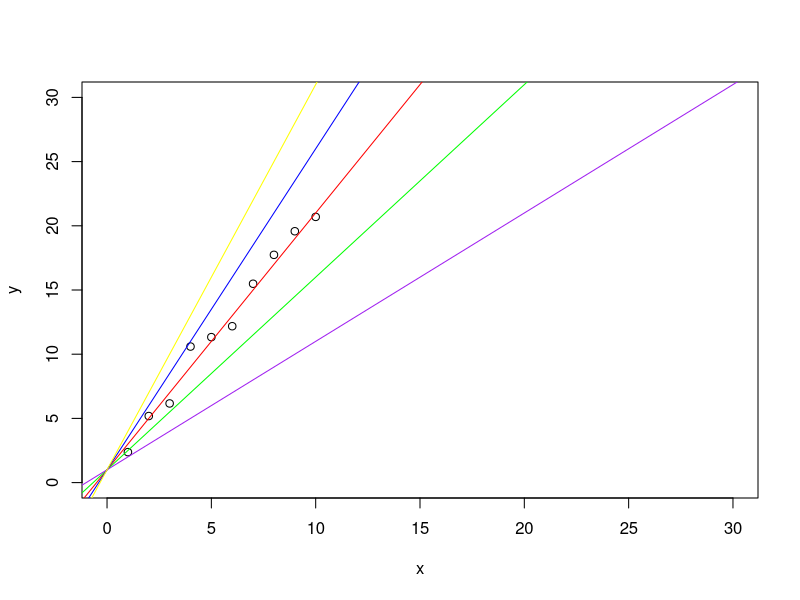
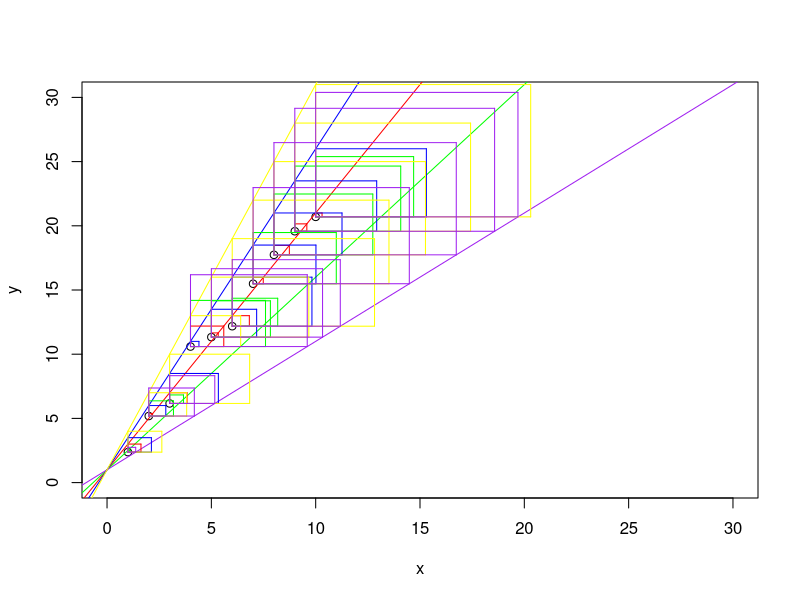
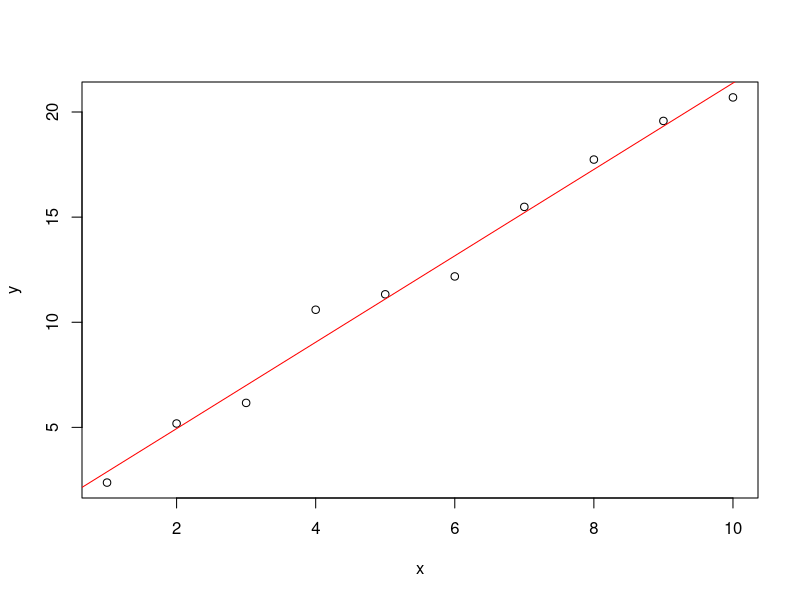

The R source for these figures, in order:
## ---- chunk 1
## creating the data
set.seed( 1 )
# independent variable
x <- 1:10
#   beta0 + i.v. * beta1 + epsilon
y <- 1 + x * 2 + rnorm( n = 10 )

## plotting the data
plot( x , y , ylim = c(0, 30) , xlim = c (0, 30))
abline(a = 1, b = 2 , col = "red")
abline(a = 1, b = 1.5, col = "green")
abline(a = 1, b = 2.5, col = "blue")
abline(a = 1, b = 1, col = "purple")
abline(a = 1, b = 3, col = "yellow")
## ---- chunk 2
## creating the data
set.seed( 1 )
# independent variable
x <- 1:10
#   beta0 + i.v. * beta1 + epsilon
y <- 1 + x * 2 + rnorm( n = 10 )

## plotting the data
plot( x , y , ylim = c(0, 30) , xlim = c (0, 30))
abline(a = 1, b = 2 , col = "red")
abline(a = 1, b = 1.5, col = "green")
abline(a = 1, b = 2.5, col = "blue")
abline(a = 1, b = 1, col = "purple")
abline(a = 1, b = 3, col = "yellow")

d1 <- abs( y - (1 + x * 2) )
d2 <- abs( y - (1 + x * 1.5) )
d3 <- abs( y - (1 + x * 2.5) )
d4 <- abs( y - (1 + x * 3) )
d5 <- abs( y - (1 + x) )

segments(x0 = x, y0 = y, x1 = x, y1 = y + d1, col = "red")
segments(x0 = x, y0 = y, x1 = x + d1, y1 = y, col = "red")
segments(x0 = x + d1, y0 = y, x1 = x + d1, y1 = y + d1, col = "red")
segments(x0 = x, y0 = y + d1, x1 = x + d1, y1 = y + d1, col = "red")

segments(x0 = x, y0 = y, x1 = x, y1 = y + d2, col = "green")
segments(x0 = x, y0 = y, x1 = x + d2, y1 = y, col = "green")
segments(x0 = x + d2, y0 = y, x1 = x + d2, y1 = y + d2, col = "green")
segments(x0 = x, y0 = y + d2, x1 = x + d2, y1 = y + d2, col = "green")

segments(x0 = x, y0 = y, x1 = x, y1 = y + d3, col = "blue")
segments(x0 = x, y0 = y, x1 = x + d3, y1 = y, col = "blue")
segments(x0 = x + d3, y0 = y, x1 = x + d3, y1 = y + d3, col = "blue")
segments(x0 = x, y0 = y + d3, x1 = x + d3, y1 = y + d3, col = "blue")

segments(x0 = x, y0 = y, x1 = x, y1 = y + d4, col = "yellow")
segments(x0 = x, y0 = y, x1 = x + d4, y1 = y, col = "yellow")
segments(x0 = x + d4, y0 = y, x1 = x + d4, y1 = y + d4, col = "yellow")
segments(x0 = x, y0 = y + d4, x1 = x + d4, y1 = y + d4, col = "yellow")

segments(x0 = x, y0 = y, x1 = x, y1 = y + d5, col = "purple")
segments(x0 = x, y0 = y, x1 = x + d5, y1 = y, col = "purple")
segments(x0 = x + d5, y0 = y, x1 = x + d5, y1 = y + d5, col = "purple")
segments(x0 = x, y0 = y + d5, x1 = x + d5, y1 = y + d5, col = "purple")
## ---- chunk 3
find_least_squares <- function( y , x , beta0 , beta1 ) {
  
  # variable for the beta1 that best fits the data
  best_beta <- c(NULL, NULL)
  # variable for memorizing the squared errors
  best_err  <- Inf
  for(int in beta0){
    for( bet in beta1 ){
      yhat <- int + x * bet
      err  <- sum( abs( y - yhat)^2 )
      best_beta[1] <- ifelse( best_err > err,
                           int,
                           best_beta[1])
      best_beta[2] <- ifelse( best_err > err,
                           bet,
                           best_beta[2])
      best_err  <- ifelse( best_err > err,
                           err,
                           best_err)
    }
  }
  
  return( best_beta )
}

print( find_least_squares( y , x, beta0 = seq(from = 0, to = 3, by = 0.1),
                           beta1 = seq(from = 1, to = 3, by = 0.1) ) )
## ---- chunk 4
mdl <- lm(y ~ x)

print( mdl )
## ---- chunk 5
plot( x , y )
abline(mdl , col= "red")
## ---- chunk 6
X = cbind( 1 , x )

solve( t(X) %*% X ) %*% t(X) %*% y
## ---- chunk 7

my_gauss <- function(true_value, sigma, estimate) 1/(sigma*sqrt(2*pi)) *
  exp(- (true_value - estimate)^2/(2*sigma^2))
## ---- chunk 8
find_ML <- function( beta0 , beta1 ) {
  
  # variable for the beta1 that best fits the data
  best_betas <- c(NULL , NULL)
  # variable for memorizing the squared errors
  best_lik  <- -Inf
  
  for(int in beta0){
    for( bet in beta1 ){
      current_lik <- my_gauss(1 , sigma = 1 , int) *
        my_gauss(2 , sigma = 1 , bet)

      best_betas[1] <- ifelse( current_lik > best_lik,
                           int,
                           best_betas[1])
      
      best_betas[2] <- ifelse( current_lik > best_lik,
                           bet,
                           best_betas[2])
      
      best_lik  <- ifelse( current_lik > best_lik,
                           current_lik,
                           best_lik)
    }
  }
  
  return( best_betas )
}

print( find_ML( beta0 = seq(from = 0, to = 3, by = 0.1),
                beta1 = seq(from = 1, to = 3, by = 0.1) ) )
